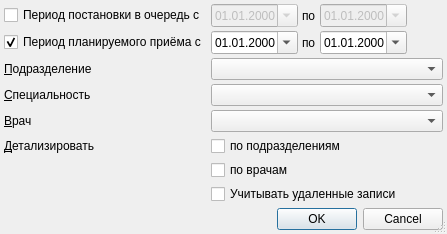
<?xml version="1.0" encoding="UTF-8"?>
<ui version="4.0">
 <class>PreRecordSpecialityDialog</class>
 <widget class="QDialog" name="PreRecordSpecialityDialog">
  <property name="windowModality">
   <enum>Qt::ApplicationModal</enum>
  </property>
  <property name="geometry">
   <rect>
    <x>0</x>
    <y>0</y>
    <width>447</width>
    <height>222</height>
   </rect>
  </property>
  <property name="windowTitle">
   <string>параметры отчёта</string>
  </property>
  <property name="sizeGripEnabled">
   <bool>true</bool>
  </property>
  <layout class="QGridLayout" name="gridLayout">
   <property name="leftMargin">
    <number>4</number>
   </property>
   <property name="topMargin">
    <number>4</number>
   </property>
   <property name="rightMargin">
    <number>4</number>
   </property>
   <property name="bottomMargin">
    <number>4</number>
   </property>
   <property name="spacing">
    <number>4</number>
   </property>
   <item row="0" column="0" colspan="2">
    <widget class="QCheckBox" name="chkRecordPeriod">
     <property name="text">
      <string>Период постановки в очередь с</string>
     </property>
     <property name="checked">
      <bool>false</bool>
     </property>
    </widget>
   </item>
   <item row="0" column="2">
    <widget class="CDateEdit" name="edtBegRecordDate">
     <property name="enabled">
      <bool>false</bool>
     </property>
     <property name="sizePolicy">
      <sizepolicy hsizetype="Maximum" vsizetype="Fixed">
       <horstretch>0</horstretch>
       <verstretch>0</verstretch>
      </sizepolicy>
     </property>
     <property name="displayFormat">
      <string>dd.MM.yyyy</string>
     </property>
     <property name="calendarPopup">
      <bool>true</bool>
     </property>
    </widget>
   </item>
   <item row="0" column="3">
    <widget class="QLabel" name="lblEndRecordDate">
     <property name="sizePolicy">
      <sizepolicy hsizetype="Maximum" vsizetype="Preferred">
       <horstretch>0</horstretch>
       <verstretch>0</verstretch>
      </sizepolicy>
     </property>
     <property name="text">
      <string>по</string>
     </property>
     <property name="buddy">
      <cstring>edtEndRecordDate</cstring>
     </property>
    </widget>
   </item>
   <item row="1" column="0" colspan="2">
    <widget class="QCheckBox" name="chkSchedulePeriod">
     <property name="text">
      <string>Период планируемого приёма с</string>
     </property>
     <property name="checked">
      <bool>true</bool>
     </property>
    </widget>
   </item>
   <item row="1" column="2">
    <widget class="CDateEdit" name="edtBegScheduleDate">
     <property name="enabled">
      <bool>true</bool>
     </property>
     <property name="sizePolicy">
      <sizepolicy hsizetype="Maximum" vsizetype="Fixed">
       <horstretch>0</horstretch>
       <verstretch>0</verstretch>
      </sizepolicy>
     </property>
     <property name="displayFormat">
      <string>dd.MM.yyyy</string>
     </property>
     <property name="calendarPopup">
      <bool>true</bool>
     </property>
    </widget>
   </item>
   <item row="1" column="3">
    <widget class="QLabel" name="lblEndScheduleDate">
     <property name="sizePolicy">
      <sizepolicy hsizetype="Maximum" vsizetype="Preferred">
       <horstretch>0</horstretch>
       <verstretch>0</verstretch>
      </sizepolicy>
     </property>
     <property name="text">
      <string>по</string>
     </property>
     <property name="buddy">
      <cstring>edtEndScheduleDate</cstring>
     </property>
    </widget>
   </item>
   <item row="2" column="0">
    <widget class="QLabel" name="lblOrgStructure">
     <property name="text">
      <string>&amp;Подразделение</string>
     </property>
     <property name="buddy">
      <cstring>cmbOrgStructure</cstring>
     </property>
    </widget>
   </item>
   <item row="3" column="0">
    <widget class="QLabel" name="lblSpeciality">
     <property name="text">
      <string>&amp;Специальность</string>
     </property>
     <property name="buddy">
      <cstring>cmbSpeciality</cstring>
     </property>
    </widget>
   </item>
   <item row="4" column="0">
    <widget class="QLabel" name="lblPerson">
     <property name="text">
      <string>&amp;Врач</string>
     </property>
     <property name="buddy">
      <cstring>cmbPerson</cstring>
     </property>
    </widget>
   </item>
   <item row="5" column="0">
    <widget class="QLabel" name="lblDetail">
     <property name="text">
      <string>&amp;Детализировать</string>
     </property>
     <property name="buddy">
      <cstring>chkDetailOnOrgStructure</cstring>
     </property>
    </widget>
   </item>
   <item row="7" column="1">
    <spacer>
     <property name="orientation">
      <enum>Qt::Vertical</enum>
     </property>
     <property name="sizeHint" stdset="0">
      <size>
       <width>21</width>
       <height>21</height>
      </size>
     </property>
    </spacer>
   </item>
   <item row="1" column="4" colspan="2">
    <widget class="CDateEdit" name="edtEndScheduleDate">
     <property name="enabled">
      <bool>true</bool>
     </property>
     <property name="sizePolicy">
      <sizepolicy hsizetype="Maximum" vsizetype="Fixed">
       <horstretch>0</horstretch>
       <verstretch>0</verstretch>
      </sizepolicy>
     </property>
     <property name="displayFormat">
      <string>dd.MM.yyyy</string>
     </property>
     <property name="calendarPopup">
      <bool>true</bool>
     </property>
    </widget>
   </item>
   <item row="8" column="0" colspan="6">
    <widget class="QDialogButtonBox" name="buttonBox">
     <property name="orientation">
      <enum>Qt::Horizontal</enum>
     </property>
     <property name="standardButtons">
      <set>QDialogButtonBox::Cancel|QDialogButtonBox::Ok</set>
     </property>
    </widget>
   </item>
   <item row="6" column="2" colspan="4">
    <widget class="QCheckBox" name="chkDetailOnPerson">
     <property name="text">
      <string>по врачам</string>
     </property>
    </widget>
   </item>
   <item row="5" column="2" colspan="4">
    <widget class="QCheckBox" name="chkDetailOnOrgStructure">
     <property name="text">
      <string>по подразделениям</string>
     </property>
    </widget>
   </item>
   <item row="4" column="2" colspan="4">
    <widget class="CPersonComboBoxEx" name="cmbPerson"/>
   </item>
   <item row="3" column="2" colspan="4">
    <widget class="CRBComboBox" name="cmbSpeciality">
     <property name="whatsThis">
      <string>&lt;html&gt;&lt;head&gt;&lt;meta name=&quot;qrichtext&quot; content=&quot;1&quot; /&gt;&lt;style type=&quot;text/css&quot;&gt;
p, li { white-space: pre-wrap; }
&lt;/style&gt;&lt;/head&gt;&lt;body style=&quot; font-family:'MS Shell Dlg 2'; font-size:8.25pt; font-weight:400; font-style:normal;&quot;&gt;
&lt;p style=&quot;-qt-paragraph-type:empty; margin-top:0px; margin-bottom:0px; margin-left:0px; margin-right:0px; -qt-block-indent:0; text-indent:0px;&quot;&gt;&lt;/p&gt;&lt;/body&gt;&lt;/html&gt;</string>
     </property>
    </widget>
   </item>
   <item row="2" column="2" colspan="4">
    <widget class="COrgStructureComboBox" name="cmbOrgStructure"/>
   </item>
   <item row="0" column="4" colspan="2">
    <widget class="CDateEdit" name="edtEndRecordDate">
     <property name="enabled">
      <bool>false</bool>
     </property>
     <property name="sizePolicy">
      <sizepolicy hsizetype="Maximum" vsizetype="Fixed">
       <horstretch>0</horstretch>
       <verstretch>0</verstretch>
      </sizepolicy>
     </property>
     <property name="displayFormat">
      <string>dd.MM.yyyy</string>
     </property>
     <property name="calendarPopup">
      <bool>true</bool>
     </property>
    </widget>
   </item>
   <item row="7" column="2" colspan="4">
    <widget class="QCheckBox" name="chkShowDeleted">
     <property name="text">
      <string>Учитывать удаленные записи</string>
     </property>
    </widget>
   </item>
  </layout>
 </widget>
 <customwidgets>
  <customwidget>
   <class>COrgStructureComboBox</class>
   <extends>QComboBox</extends>
   <header>Orgs/OrgStructComboBoxes.h</header>
  </customwidget>
  <customwidget>
   <class>CRBComboBox</class>
   <extends>QComboBox</extends>
   <header>library/crbcombobox.h</header>
  </customwidget>
  <customwidget>
   <class>CDateEdit</class>
   <extends>QDateEdit</extends>
   <header>library/DateEdit</header>
  </customwidget>
  <customwidget>
   <class>CPersonComboBoxEx</class>
   <extends>QComboBox</extends>
   <header>Orgs/PersonComboBoxEx.h</header>
  </customwidget>
 </customwidgets>
 <tabstops>
  <tabstop>chkRecordPeriod</tabstop>
  <tabstop>edtBegRecordDate</tabstop>
  <tabstop>edtEndRecordDate</tabstop>
  <tabstop>chkSchedulePeriod</tabstop>
  <tabstop>edtBegScheduleDate</tabstop>
  <tabstop>edtEndScheduleDate</tabstop>
  <tabstop>cmbOrgStructure</tabstop>
  <tabstop>cmbSpeciality</tabstop>
  <tabstop>cmbPerson</tabstop>
  <tabstop>chkDetailOnOrgStructure</tabstop>
  <tabstop>chkDetailOnPerson</tabstop>
  <tabstop>buttonBox</tabstop>
 </tabstops>
 <resources/>
 <connections>
  <connection>
   <sender>buttonBox</sender>
   <signal>accepted()</signal>
   <receiver>PreRecordSpecialityDialog</receiver>
   <slot>accept()</slot>
   <hints>
    <hint type="sourcelabel">
     <x>194</x>
     <y>281</y>
    </hint>
    <hint type="destinationlabel">
     <x>119</x>
     <y>239</y>
    </hint>
   </hints>
  </connection>
  <connection>
   <sender>buttonBox</sender>
   <signal>rejected()</signal>
   <receiver>PreRecordSpecialityDialog</receiver>
   <slot>reject()</slot>
   <hints>
    <hint type="sourcelabel">
     <x>245</x>
     <y>281</y>
    </hint>
    <hint type="destinationlabel">
     <x>316</x>
     <y>234</y>
    </hint>
   </hints>
  </connection>
  <connection>
   <sender>chkRecordPeriod</sender>
   <signal>toggled(bool)</signal>
   <receiver>edtBegRecordDate</receiver>
   <slot>setEnabled(bool)</slot>
   <hints>
    <hint type="sourcelabel">
     <x>68</x>
     <y>12</y>
    </hint>
    <hint type="destinationlabel">
     <x>228</x>
     <y>12</y>
    </hint>
   </hints>
  </connection>
  <connection>
   <sender>chkRecordPeriod</sender>
   <signal>toggled(bool)</signal>
   <receiver>edtEndRecordDate</receiver>
   <slot>setEnabled(bool)</slot>
   <hints>
    <hint type="sourcelabel">
     <x>94</x>
     <y>14</y>
    </hint>
    <hint type="destinationlabel">
     <x>323</x>
     <y>13</y>
    </hint>
   </hints>
  </connection>
  <connection>
   <sender>chkRecordPeriod</sender>
   <signal>clicked()</signal>
   <receiver>edtBegRecordDate</receiver>
   <slot>setFocus()</slot>
   <hints>
    <hint type="sourcelabel">
     <x>75</x>
     <y>8</y>
    </hint>
    <hint type="destinationlabel">
     <x>229</x>
     <y>11</y>
    </hint>
   </hints>
  </connection>
  <connection>
   <sender>chkSchedulePeriod</sender>
   <signal>toggled(bool)</signal>
   <receiver>edtBegScheduleDate</receiver>
   <slot>setEnabled(bool)</slot>
   <hints>
    <hint type="sourcelabel">
     <x>71</x>
     <y>35</y>
    </hint>
    <hint type="destinationlabel">
     <x>232</x>
     <y>35</y>
    </hint>
   </hints>
  </connection>
  <connection>
   <sender>chkSchedulePeriod</sender>
   <signal>toggled(bool)</signal>
   <receiver>edtEndScheduleDate</receiver>
   <slot>setEnabled(bool)</slot>
   <hints>
    <hint type="sourcelabel">
     <x>119</x>
     <y>36</y>
    </hint>
    <hint type="destinationlabel">
     <x>314</x>
     <y>34</y>
    </hint>
   </hints>
  </connection>
  <connection>
   <sender>chkSchedulePeriod</sender>
   <signal>clicked()</signal>
   <receiver>edtBegScheduleDate</receiver>
   <slot>setFocus()</slot>
   <hints>
    <hint type="sourcelabel">
     <x>108</x>
     <y>37</y>
    </hint>
    <hint type="destinationlabel">
     <x>216</x>
     <y>37</y>
    </hint>
   </hints>
  </connection>
 </connections>
</ui>
